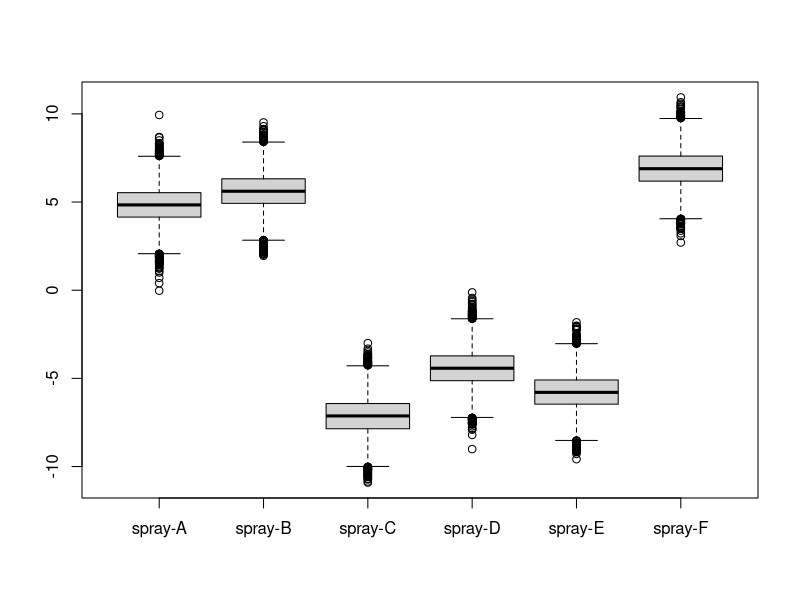

Here is the R script that generated this plot: (Note: this script raises an error after producing the figure.)
#Week 6 Homework 

library(car)
library(multcomp)
library(BayesFactor)

data <- InsectSprays
summary(data)

#Question 2
insectResults <- aov(count~spray,data=data)
summary(insectResults)
TukeyHSD(insectResults, which = "spray")
summary(glht(insectResults, linfct = mcp(spray = "Tukey")))


#Question 6

insectBayesOut <- anovaBF(count~spray,data=data)
insectBayesOut #very strong evidence from odds ratio
## 3:1 not worth mentioning, 3:1-20:1 positive evidence for favored hypothesis
## 20:1 to 150:1 strong evidence
## 150:1 + very strong evidence for favored hypothesis 

mcmcOut2 <-posterior(insectBayesOut,iterations=10000)
boxplot(as.matrix(mcmcOut2[,2:7]))
summary(mcmcOut2)

plot(BESTmcmc(data[data$spray=="F",1],
              data[data$spray=="C",1]))

insectBEST<-BESTmcmc(data[data$spray=="F",1],
         data[data$spray=="C",1])
summary(insectBEST)


t.test(data[data$spray=="F",1],
                data[data$spray=="C",1])
